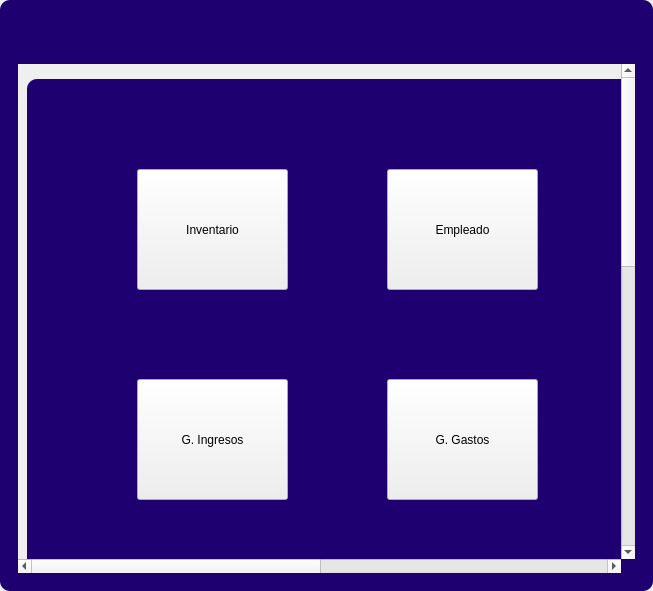
<?xml version="1.0" encoding="UTF-8"?>
<ui version="4.0">
 <class>MainWindow</class>
 <widget class="QMainWindow" name="MainWindow">
  <property name="geometry">
   <rect>
    <x>0</x>
    <y>0</y>
    <width>653</width>
    <height>591</height>
   </rect>
  </property>
  <property name="windowTitle">
   <string>MainWindow</string>
  </property>
  <property name="styleSheet">
   <string notr="true"/>
  </property>
  <widget class="QWidget" name="centralwidget">
   <property name="styleSheet">
    <string notr="true"/>
   </property>
   <layout class="QVBoxLayout" name="verticalLayout">
    <property name="spacing">
     <number>0</number>
    </property>
    <property name="leftMargin">
     <number>0</number>
    </property>
    <property name="topMargin">
     <number>0</number>
    </property>
    <property name="rightMargin">
     <number>0</number>
    </property>
    <property name="bottomMargin">
     <number>0</number>
    </property>
    <item>
     <widget class="QFrame" name="frame">
      <property name="enabled">
       <bool>true</bool>
      </property>
      <property name="styleSheet">
       <string notr="true">
QFrame {
border-radius:10px;
background-color:#1E0070;
 }
</string>
      </property>
      <property name="frameShape">
       <enum>QFrame::StyledPanel</enum>
      </property>
      <property name="frameShadow">
       <enum>QFrame::Raised</enum>
      </property>
      <layout class="QVBoxLayout" name="verticalLayout_2">
       <item>
        <widget class="QFrame" name="frame_superior">
         <property name="minimumSize">
          <size>
           <width>0</width>
           <height>40</height>
          </size>
         </property>
         <property name="maximumSize">
          <size>
           <width>16777215</width>
           <height>40</height>
          </size>
         </property>
         <property name="styleSheet">
          <string notr="true">QPushButton{
border-radius:18px;
}

QPushButton:hover{
	background-color: rgb(0, 0, 0);
}
</string>
         </property>
         <property name="frameShape">
          <enum>QFrame::StyledPanel</enum>
         </property>
         <property name="frameShadow">
          <enum>QFrame::Raised</enum>
         </property>
         <layout class="QHBoxLayout" name="horizontalLayout_3">
          <property name="spacing">
           <number>4</number>
          </property>
          <property name="leftMargin">
           <number>0</number>
          </property>
          <property name="topMargin">
           <number>0</number>
          </property>
          <property name="rightMargin">
           <number>0</number>
          </property>
          <property name="bottomMargin">
           <number>0</number>
          </property>
          <item>
           <spacer name="horizontalSpacer_2">
            <property name="orientation">
             <enum>Qt::Horizontal</enum>
            </property>
            <property name="sizeHint" stdset="0">
             <size>
              <width>443</width>
              <height>20</height>
             </size>
            </property>
           </spacer>
          </item>
          <item>
           <widget class="QPushButton" name="bt_minimizar">
            <property name="minimumSize">
             <size>
              <width>38</width>
              <height>38</height>
             </size>
            </property>
            <property name="maximumSize">
             <size>
              <width>38</width>
              <height>38</height>
             </size>
            </property>
            <property name="text">
             <string/>
            </property>
            <property name="icon">
             <iconset>
              <normaloff>image/minus.svg</normaloff>image/minus.svg</iconset>
            </property>
            <property name="iconSize">
             <size>
              <width>38</width>
              <height>38</height>
             </size>
            </property>
           </widget>
          </item>
          <item>
           <widget class="QPushButton" name="bt_maximizar">
            <property name="minimumSize">
             <size>
              <width>38</width>
              <height>38</height>
             </size>
            </property>
            <property name="maximumSize">
             <size>
              <width>38</width>
              <height>38</height>
             </size>
            </property>
            <property name="text">
             <string/>
            </property>
            <property name="icon">
             <iconset>
              <normaloff>image/chevron-up.svg</normaloff>image/chevron-up.svg</iconset>
            </property>
            <property name="iconSize">
             <size>
              <width>38</width>
              <height>38</height>
             </size>
            </property>
           </widget>
          </item>
          <item>
           <widget class="QPushButton" name="bt_restaurar">
            <property name="minimumSize">
             <size>
              <width>38</width>
              <height>38</height>
             </size>
            </property>
            <property name="maximumSize">
             <size>
              <width>38</width>
              <height>38</height>
             </size>
            </property>
            <property name="text">
             <string/>
            </property>
            <property name="icon">
             <iconset>
              <normaloff>image/chevron-down.svg</normaloff>image/chevron-down.svg</iconset>
            </property>
            <property name="iconSize">
             <size>
              <width>38</width>
              <height>38</height>
             </size>
            </property>
           </widget>
          </item>
          <item>
           <widget class="QPushButton" name="bt_cerrar">
            <property name="minimumSize">
             <size>
              <width>38</width>
              <height>38</height>
             </size>
            </property>
            <property name="maximumSize">
             <size>
              <width>38</width>
              <height>38</height>
             </size>
            </property>
            <property name="text">
             <string/>
            </property>
            <property name="icon">
             <iconset>
              <normaloff>image/x.svg</normaloff>image/x.svg</iconset>
            </property>
            <property name="iconSize">
             <size>
              <width>38</width>
              <height>38</height>
             </size>
            </property>
           </widget>
          </item>
         </layout>
        </widget>
       </item>
       <item>
        <widget class="QFrame" name="frame_3">
         <property name="frameShape">
          <enum>QFrame::StyledPanel</enum>
         </property>
         <property name="frameShadow">
          <enum>QFrame::Raised</enum>
         </property>
         <layout class="QHBoxLayout" name="horizontalLayout_4">
          <item>
           <widget class="QScrollArea" name="scrollArea">
            <property name="styleSheet">
             <string notr="true"/>
            </property>
            <property name="frameShape">
             <enum>QFrame::NoFrame</enum>
            </property>
            <property name="frameShadow">
             <enum>QFrame::Raised</enum>
            </property>
            <property name="widgetResizable">
             <bool>true</bool>
            </property>
            <widget class="QWidget" name="scrollAreaWidgetContents">
             <property name="geometry">
              <rect>
               <x>0</x>
               <y>0</y>
               <width>1200</width>
               <height>1224</height>
              </rect>
             </property>
             <property name="maximumSize">
              <size>
               <width>1200</width>
               <height>16777215</height>
              </size>
             </property>
             <layout class="QVBoxLayout" name="verticalLayout_4">
              <item>
               <widget class="QFrame" name="frame_contenedor">
                <property name="maximumSize">
                 <size>
                  <width>1300</width>
                  <height>16777215</height>
                 </size>
                </property>
                <property name="styleSheet">
                 <string notr="true">font-family: Noto Sans SC;
background-color: qlineargradient(spread:pad, x1:1, y1:1, x2:0, y2:0, stop:0 rgba(81, 0, 135, 255), stop:0.427447 rgba(41, 61, 132, 235), stop:1 rgba(155, 79, 165, 255));
</string>
                </property>
                <property name="frameShape">
                 <enum>QFrame::StyledPanel</enum>
                </property>
                <property name="frameShadow">
                 <enum>QFrame::Raised</enum>
                </property>
                <property name="lineWidth">
                 <number>1</number>
                </property>
                <layout class="QVBoxLayout" name="verticalLayout_3">
                 <property name="spacing">
                  <number>0</number>
                 </property>
                 <property name="leftMargin">
                  <number>0</number>
                 </property>
                 <property name="topMargin">
                  <number>0</number>
                 </property>
                 <property name="rightMargin">
                  <number>0</number>
                 </property>
                 <property name="bottomMargin">
                  <number>0</number>
                 </property>
                </layout>
               </widget>
              </item>
              <item>
               <widget class="QFrame" name="frame_2">
                <property name="minimumSize">
                 <size>
                  <width>1600</width>
                  <height>1200</height>
                 </size>
                </property>
                <property name="maximumSize">
                 <size>
                  <width>16777215</width>
                  <height>16777215</height>
                 </size>
                </property>
                <property name="styleSheet">
                 <string notr="true"/>
                </property>
                <property name="frameShape">
                 <enum>QFrame::NoFrame</enum>
                </property>
                <property name="frameShadow">
                 <enum>QFrame::Raised</enum>
                </property>
                <widget class="QPushButton" name="pushButton">
                 <property name="geometry">
                  <rect>
                   <x>110</x>
                   <y>90</y>
                   <width>151</width>
                   <height>121</height>
                  </rect>
                 </property>
                 <property name="cursor">
                  <cursorShape>PointingHandCursor</cursorShape>
                 </property>
                 <property name="text">
                  <string>Inventario</string>
                 </property>
                </widget>
                <widget class="QPushButton" name="pushButton_2">
                 <property name="geometry">
                  <rect>
                   <x>360</x>
                   <y>90</y>
                   <width>151</width>
                   <height>121</height>
                  </rect>
                 </property>
                 <property name="cursor">
                  <cursorShape>PointingHandCursor</cursorShape>
                 </property>
                 <property name="text">
                  <string>Empleado</string>
                 </property>
                </widget>
                <widget class="QPushButton" name="pushButton_3">
                 <property name="geometry">
                  <rect>
                   <x>610</x>
                   <y>90</y>
                   <width>151</width>
                   <height>121</height>
                  </rect>
                 </property>
                 <property name="cursor">
                  <cursorShape>PointingHandCursor</cursorShape>
                 </property>
                 <property name="text">
                  <string>Factura</string>
                 </property>
                </widget>
                <widget class="QPushButton" name="pushButton_4">
                 <property name="geometry">
                  <rect>
                   <x>860</x>
                   <y>90</y>
                   <width>151</width>
                   <height>121</height>
                  </rect>
                 </property>
                 <property name="cursor">
                  <cursorShape>PointingHandCursor</cursorShape>
                 </property>
                 <property name="text">
                  <string>Clientes</string>
                 </property>
                </widget>
                <widget class="QPushButton" name="pushButton_5">
                 <property name="geometry">
                  <rect>
                   <x>110</x>
                   <y>510</y>
                   <width>151</width>
                   <height>121</height>
                  </rect>
                 </property>
                 <property name="cursor">
                  <cursorShape>PointingHandCursor</cursorShape>
                 </property>
                 <property name="text">
                  <string>Transacciones</string>
                 </property>
                </widget>
                <widget class="QPushButton" name="pushButton_6">
                 <property name="geometry">
                  <rect>
                   <x>860</x>
                   <y>510</y>
                   <width>151</width>
                   <height>121</height>
                  </rect>
                 </property>
                 <property name="cursor">
                  <cursorShape>PointingHandCursor</cursorShape>
                 </property>
                 <property name="text">
                  <string>Envíos</string>
                 </property>
                </widget>
                <widget class="QPushButton" name="pushButton_7">
                 <property name="geometry">
                  <rect>
                   <x>610</x>
                   <y>510</y>
                   <width>151</width>
                   <height>121</height>
                  </rect>
                 </property>
                 <property name="cursor">
                  <cursorShape>PointingHandCursor</cursorShape>
                 </property>
                 <property name="text">
                  <string>Proyectos</string>
                 </property>
                </widget>
                <widget class="QPushButton" name="pushButton_8">
                 <property name="geometry">
                  <rect>
                   <x>360</x>
                   <y>510</y>
                   <width>151</width>
                   <height>121</height>
                  </rect>
                 </property>
                 <property name="cursor">
                  <cursorShape>PointingHandCursor</cursorShape>
                 </property>
                 <property name="text">
                  <string>G. Transacciones</string>
                 </property>
                </widget>
                <widget class="QPushButton" name="pushButton_9">
                 <property name="geometry">
                  <rect>
                   <x>110</x>
                   <y>730</y>
                   <width>151</width>
                   <height>121</height>
                  </rect>
                 </property>
                 <property name="cursor">
                  <cursorShape>PointingHandCursor</cursorShape>
                 </property>
                 <property name="text">
                  <string>Inversiones</string>
                 </property>
                </widget>
                <widget class="QPushButton" name="pushButton_10">
                 <property name="geometry">
                  <rect>
                   <x>860</x>
                   <y>730</y>
                   <width>151</width>
                   <height>121</height>
                  </rect>
                 </property>
                 <property name="cursor">
                  <cursorShape>PointingHandCursor</cursorShape>
                 </property>
                 <property name="text">
                  <string>Metas</string>
                 </property>
                </widget>
                <widget class="QPushButton" name="pushButton_11">
                 <property name="geometry">
                  <rect>
                   <x>610</x>
                   <y>730</y>
                   <width>151</width>
                   <height>121</height>
                  </rect>
                 </property>
                 <property name="cursor">
                  <cursorShape>PointingHandCursor</cursorShape>
                 </property>
                 <property name="text">
                  <string>Tareas</string>
                 </property>
                </widget>
                <widget class="QPushButton" name="pushButton_12">
                 <property name="geometry">
                  <rect>
                   <x>360</x>
                   <y>730</y>
                   <width>151</width>
                   <height>121</height>
                  </rect>
                 </property>
                 <property name="cursor">
                  <cursorShape>PointingHandCursor</cursorShape>
                 </property>
                 <property name="text">
                  <string>G. Inversiones</string>
                 </property>
                </widget>
                <widget class="QPushButton" name="pushButton_13">
                 <property name="geometry">
                  <rect>
                   <x>110</x>
                   <y>300</y>
                   <width>151</width>
                   <height>121</height>
                  </rect>
                 </property>
                 <property name="cursor">
                  <cursorShape>PointingHandCursor</cursorShape>
                 </property>
                 <property name="text">
                  <string>G. Ingresos</string>
                 </property>
                </widget>
                <widget class="QPushButton" name="pushButton_14">
                 <property name="geometry">
                  <rect>
                   <x>860</x>
                   <y>300</y>
                   <width>151</width>
                   <height>121</height>
                  </rect>
                 </property>
                 <property name="cursor">
                  <cursorShape>PointingHandCursor</cursorShape>
                 </property>
                 <property name="text">
                  <string>Proveedor</string>
                 </property>
                </widget>
                <widget class="QPushButton" name="pushButton_15">
                 <property name="geometry">
                  <rect>
                   <x>610</x>
                   <y>300</y>
                   <width>151</width>
                   <height>121</height>
                  </rect>
                 </property>
                 <property name="cursor">
                  <cursorShape>PointingHandCursor</cursorShape>
                 </property>
                 <property name="text">
                  <string>Boleta PDF</string>
                 </property>
                </widget>
                <widget class="QPushButton" name="pushButton_16">
                 <property name="geometry">
                  <rect>
                   <x>360</x>
                   <y>300</y>
                   <width>151</width>
                   <height>121</height>
                  </rect>
                 </property>
                 <property name="cursor">
                  <cursorShape>PointingHandCursor</cursorShape>
                 </property>
                 <property name="text">
                  <string>G. Gastos</string>
                 </property>
                </widget>
               </widget>
              </item>
             </layout>
            </widget>
           </widget>
          </item>
         </layout>
        </widget>
       </item>
      </layout>
     </widget>
    </item>
   </layout>
  </widget>
 </widget>
 <resources/>
 <connections/>
</ui>
